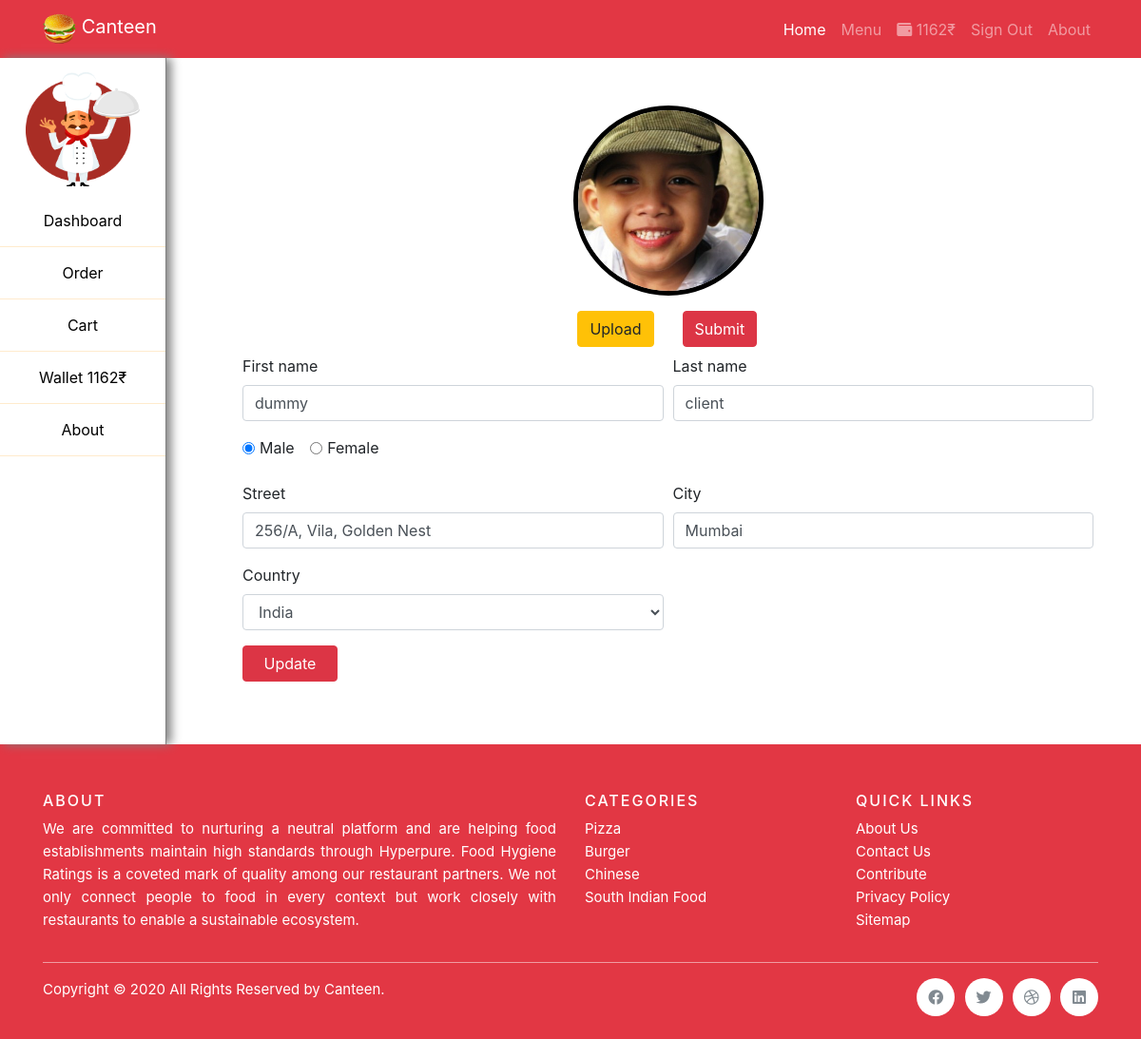
The app's page /dashboard.php (signed in) with its own data.
### tables this page shows
CREATE TABLE `client` (
  `id` int(250) NOT NULL,
  `uid` varchar(250) NOT NULL,
  `profilepic` varchar(250) NOT NULL,
  `name` varchar(250) NOT NULL,
  `sname` varchar(250) NOT NULL,
  `email` varchar(250) NOT NULL,
  `gender` varchar(250) NOT NULL,
  `street` varchar(250) NOT NULL,
  `city` varchar(250) NOT NULL,
  `country` varchar(250) NOT NULL,
  `password` varchar(250) NOT NULL,
  `wallet` int(250) NOT NULL
);

### dashboard.php (the view, shortened to what this page needs)
<?php
require("includes/database.php");
if(!isset($_SESSION["email"])) {
    header("location: index.php");
} else {
    $localEmail = $_SESSION['email'];
}
?>
<!DOCTYPE html>
<html lang="en">
<head>
    <link rel="stylesheet" href="css/basic.css" type="text/css" />
    <link rel="stylesheet" href="css/index.css" type="text/css" />
    <link rel="stylesheet" href="CDN/css/bootstrap.css" type="text/css" />
    <link rel="stylesheet" type="text/css" href="https://cdnjs.cloudflare.com/ajax/libs/font-awesome/5.11.2/css/all.css">
</head>
<body>
    <nav class="navbar navbar-expand-lg navbar-dark static-top" style="background-color: #e23744">
    <div class="container">
      <a class="navbar-brand" href="http://localhost/Canteen/"><img src="images/siteImages/android-chrome-192x192.png" width="35" height="35" class="d-inline-block align-top" alt=""> Canteen</a>
      <div class="collapse navbar-collapse" id="navbarResponsive">
        <ul class="navbar-nav ml-auto">
          <li class="nav-item active">
            <a class="nav-link" href="http://localhost/Canteen/">Home
            </a>
          </li>
          <li class='nav-item'><a class='nav-link' href='menu.php'>Menu</a></li>
            <li class='nav-item'>
            <a href="wallet.php" class="nav-link"><i class="fas fa-wallet"></i>
            <?php
                $selUserPurchased = mysqli_query($conn, "SELECT * FROM client WHERE email='$localEmail'");
                if(mysqli_num_rows($selUserPurchased) > 0) {
                        $getAmount = mysqli_fetch_assoc($selUserPurchased);
                        echo $getAmount['wallet']. "₹";
                }
            ?>
            </a>
            </li>
            <li class='nav-item'><a class='nav-link' href='logout.php'>Sign Out</a></li>
            <li class="nav-item">
            <a class="nav-link" href="about.php">About</a>
            </li>
        </ul>
      </div>
      </div>
    </nav>
    <div class="row">
    <div class="col-md-2">
    <div class="right-nav">
    <ul>
       <li><a href="dashboard.php"><img class="mb-4" src="images/siteImages/chef.png" alt="" width="120" height="120"> Dashboard</a></li>
       <li><a href="order.php">Order</a></li>
       <li><a href="cart.php">Cart</a></li>
       <li><a href="wallet.php">Wallet
       <?php
            $selUserPurchased = mysqli_query($conn, "SELECT * FROM client WHERE email='$localEmail'");
            if(mysqli_num_rows($selUserPurchased) > 0) {
                    $getAmount = mysqli_fetch_assoc($selUserPurchased);
                    echo $getAmount['wallet']. "₹";
            }
        ?>
       </a></li>
       <li><a href="about.php">About</a></li>
    </ul>
    </div>
    </div>
    <div class="col-md-10">
    <div class="main-content" style="padding: 50px;">
    <form style="margin: auto; text-align: center" action='<?php echo htmlspecialchars($_SERVER['PHP_SELF']); ?>' method='post' enctype="multipart/form-data">
      <div class="form-group">
      <img class='pp-preview' src="
      <?php
        $selTable = "SELECT * FROM client WHERE email='$localEmail'";
        $query = mysqli_query($conn, $selTable);
        if(mysqli_num_rows($query) > 0) {
          $retrieveUser = mysqli_fetch_assoc($query);
          if($retrieveUser['profilepic'] != "") {
            echo $retrieveUser['profilepic'];
          } else {
            echo "images/siteImages/account.png";
          }
        }
      ?>
      " alt='Preview Image' style='object-fit: cover' width='200' height='200'/>
      </div>
      <div class="row">
      <div class="col-md-6">
      <label for="imageFile" id="imageFileLabel" class="btn btn-warning">Upload</label>
      </div>
      <div class="col-md-1">
      <input type="submit" class="btn btn-danger" name="submitImage" value="Submit" />
      </div>
      </div>
    </form>
    <?php
    $selTable = "SELECT * FROM client WHERE email='$localEmail'";
    $query = mysqli_query($conn, $selTable);
    if(mysqli_num_rows($query) > 0) {
      $retrieveUser = mysqli_fetch_assoc($query);
      echo "
      <form action='". htmlspecialchars($_SERVER['PHP_SELF']) ."' method='post'>
          <div class='form-row'>
              <div class='col form-group'>
                  <label>First name </label>
                  <input type='text' value='".$retrieveUser['name']."' name='name' class='form-control' placeholder='' required>
              </div>
              <div class='col form-group'>
                  <label>Last name</label>
                  <input type='text' value='".$retrieveUser['sname']."' name='sname' class='form-control' placeholder=' ' required>
              </div>
          </div>
          <div class='form-group'>
              ";
              if($retrieveUser['gender'] == "Male") {
                  echo "
                  <label class='form-check form-check-inline'>
                  <input class='form-check-input' type='radio' name='gender' value='Male' checked=''>
                  <span class='form-check-label'> Male </span>
                  </label>
                  <label class='form-check form-check-inline'>
                  <input class='form-check-input' type='radio' name='gender' value='Female'>
                  <span class='form-check-label'> Female</span>
                  </label>
                  ";
              }
        echo"
          </div>
          <div class='form-row'>
            <div class='form-group col-md-6'>
              <label>Street</label>
              <input type='text' value='".$retrieveUser['street']."' name='street' class='form-control' required>
              </div>
              <div class='form-group col-md-6'>
              <label>City</label>
              <input type='text' value='".$retrieveUser['city']."' name='city' class='form-control' required>
              </div>
              <div class='form-group col-md-6'>
              <label>Country</label>
              <select id='inputState' name='country' value='india' class='form-control'>
                  <option> Choose...</option>
                  <option selected=''>".$retrieveUser['country']."</option>
                  <option>Uzbekistan</option>
                  <option>Russia</option>
                  <option>United States</option>
                  <option>India</option>
                  <option>Afganistan</option>
              </select>
              </div>
          </div>
          <div class='form-group' style='width: 100px'>
              <button type='submit' name='submit' class='btn btn-danger btn-block'>Update</button>
          </div>
      </form>";
    } else {
      header("location: index.php");
    }
    ?>
    <?php include("includes/leftnavbottom.php");?>
    <?php require("includes/footer.php");?>

### css/basic.css (style rules this page uses)
.right-nav { height: 100%; color: grey; background-image: #FFF; box-shadow: 5px 0px 10px grey; border-right: 1px solid grey; }
.right-nav ul { margin: 0; padding: 0; list-style: none; text-align: center; }
.right-nav ul li { padding: 15px; cursor: pointer; border-bottom: 1px solid blanchedalmond; transition: 0.4s background-color; }
.right-nav ul li a { color: #000; }
.pp-preview { border-radius: 100%; border: 5px solid #000; transition: box-shadow 0.4s; }
@media screen and (min-width: 800px) { #imageFileLabel { float: right; } }

### css/index.css (style rules this page uses)
body { overflow-x: hidden; }

### records on screen
client: wallet "1162", profilepic (picture), name "dummy", sname "client", street "256/A, Vila, Golden Nest", city "Mumbai", country "India"
